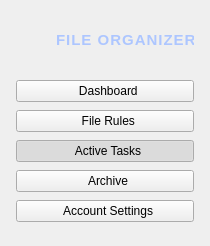
         <widget class="QFrame" name="sidebarFrame">
          <property name="minimumSize">
           <size>
            <width>210</width>
            <height>0</height>
           </size>
          </property>
          <property name="maximumSize">
           <size>
            <width>210</width>
            <height>16777215</height>
           </size>
          </property>
          <layout class="QVBoxLayout" name="verticalLayout_sidebar">
           <property name="spacing">
            <number>8</number>
           </property>
           <property name="leftMargin">
            <number>16</number>
           </property>
           <property name="topMargin">
            <number>24</number>
           </property>
           <property name="rightMargin">
            <number>16</number>
           </property>
           <property name="bottomMargin">
            <number>24</number>
           </property>
           <item>
            <layout class="QHBoxLayout" name="sidebarLogoLayout">
             <property name="bottomMargin">
              <number>16</number>
             </property>
             <item>
              <widget class="QLabel" name="lbl_side_logo">
               <property name="minimumSize">
                <size>
                 <width>32</width>
                 <height>32</height>
                </size>
               </property>
               <property name="maximumSize">
                <size>
                 <width>32</width>
                 <height>32</height>
                </size>
               </property>
               <property name="pixmap">
                <pixmap>file-organizer-logo.svg</pixmap>
               </property>
               <property name="scaledContents">
                <bool>true</bool>
               </property>
              </widget>
             </item>
             <item>
              <widget class="QLabel" name="lbl_side_appname">
               <property name="styleSheet">
                <string>font-weight: 800; letter-spacing: 1px; color: #adc6ff; font-size: 15px;</string>
               </property>
               <property name="text">
                <string>FILE ORGANIZER</string>
               </property>
              </widget>
             </item>
            </layout>
           </item>
           <item>
            <widget class="QPushButton" name="btn_nav_dash">
             <property name="cursor">
              <cursorShape>PointingHandCursor</cursorShape>
             </property>
             <property name="text">
              <string>  Dashboard</string>
             </property>
             <property name="checkable">
              <bool>true</bool>
             </property>
             <property name="autoExclusive">
              <bool>true</bool>
             </property>
            </widget>
           </item>
           <item>
            <widget class="QPushButton" name="btn_nav_rules">
             <property name="cursor">
              <cursorShape>PointingHandCursor</cursorShape>
             </property>
             <property name="text">
              <string>  File Rules</string>
             </property>
             <property name="checkable">
              <bool>true</bool>
             </property>
             <property name="autoExclusive">
              <bool>true</bool>
             </property>
            </widget>
           </item>
           <item>
            <widget class="QPushButton" name="btn_nav_tasks">
             <property name="cursor">
              <cursorShape>PointingHandCursor</cursorShape>
             </property>
             <property name="text">
              <string>  Active Tasks</string>
             </property>
             <property name="checkable">
              <bool>true</bool>
             </property>
             <property name="checked">
              <bool>true</bool>
             </property>
             <property name="autoExclusive">
              <bool>true</bool>
             </property>
            </widget>
           </item>
           <item>
            <widget class="QPushButton" name="btn_nav_archive">
             <property name="cursor">
              <cursorShape>PointingHandCursor</cursorShape>
             </property>
             <property name="text">
              <string>  Archive</string>
             </property>
             <property name="checkable">
              <bool>true</bool>
             </property>
             <property name="autoExclusive">
              <bool>true</bool>
             </property>
            </widget>
           </item>
           <item>
            <spacer name="verticalSpacer_sidebar">
             <property name="orientation">
              <enum>Qt::Vertical</enum>
             </property>
             <property name="sizeHint" stdset="0">
              <size>
               <width>0</width>
               <height>0</height>
              </size>
             </property>
            </spacer>
           </item>
           <item>
            <widget class="QPushButton" name="btn_nav_settings">
             <property name="cursor">
              <cursorShape>PointingHandCursor</cursorShape>
             </property>
             <property name="text">
              <string>  Account Settings</string>
             </property>
             <property name="checkable">
              <bool>true</bool>
             </property>
             <property name="autoExclusive">
              <bool>true</bool>
             </property>
            </widget>
           </item>
          </layout>
         </widget>
